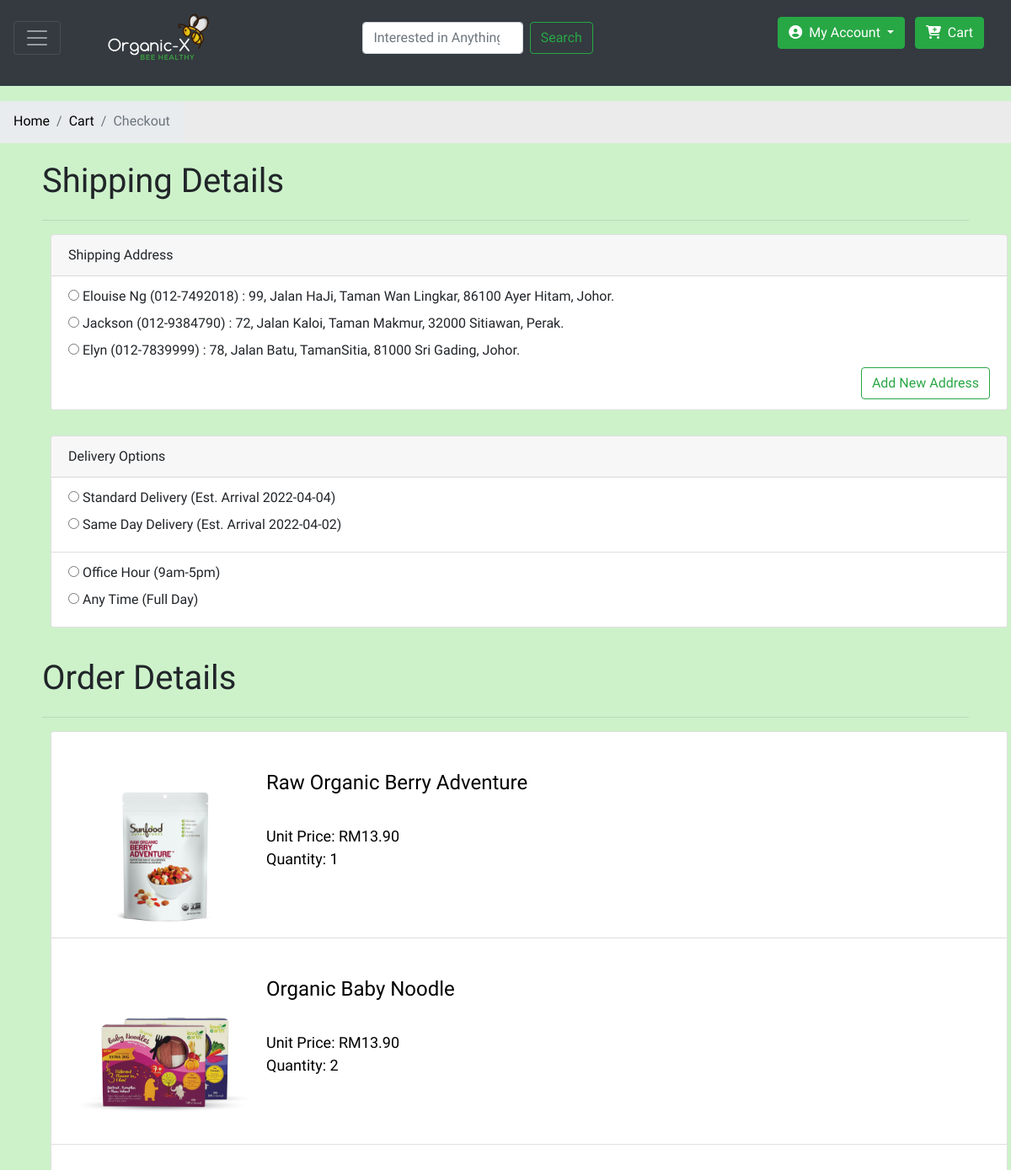
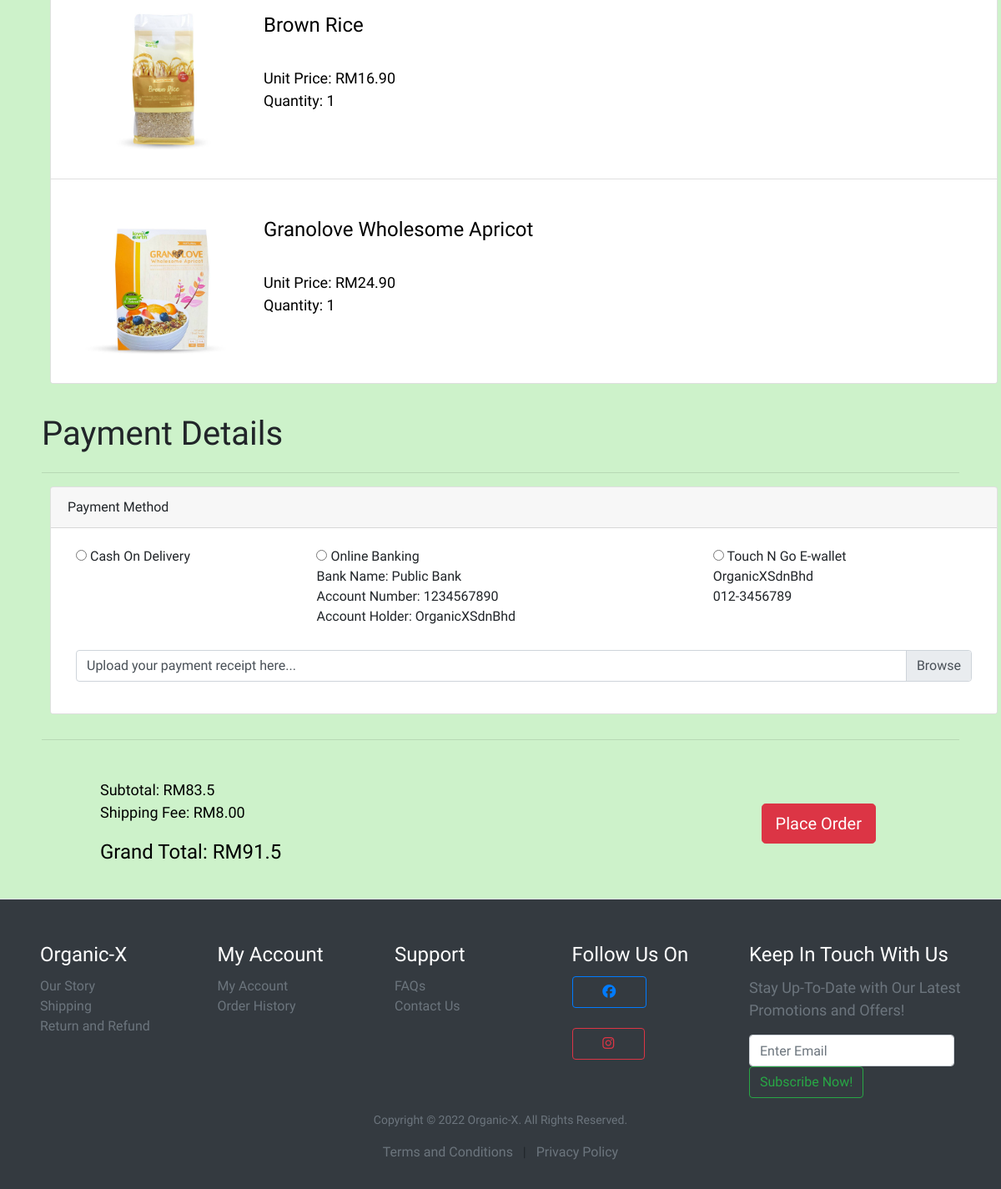
The page /checkout/checkout.php (signed in) on the database its author committed (2 pictures, top to bottom).
### tables this page shows
CREATE TABLE `address` (
  `AddressID` int(11) NOT NULL,
  `CustID` int(11) NOT NULL,
  `Name` varchar(50) NOT NULL,
  `Address` varchar(500) NOT NULL,
  `Phone` varchar(12) NOT NULL,
  `Postcode` int(5) NOT NULL
);

CREATE TABLE `cart` (
  `CustUsername` varchar(20) NOT NULL,
  `ProID` int(11) NOT NULL,
  `Price` decimal(5,2) NOT NULL,
  `Quantity` int(11) NOT NULL,
  `Subtotal` decimal(6,2) NOT NULL
);

CREATE TABLE `product` (
  `ProID` int(11) NOT NULL,
  `ProName` varchar(50) NOT NULL,
  `ProDetails` varchar(300) NOT NULL,
  `Price` decimal(5,2) NOT NULL,
  `Category` varchar(25) NOT NULL,
  `Photos` varchar(150) NOT NULL,
  `Stock` int(11) NOT NULL,
  `Sales` int(11) NOT NULL
);

### checkout/checkout.php (the view, shortened to what this page needs)
<!DOCTYPE html>
<html lang="en">
<head>
    <link rel="stylesheet" href="checkout.css">
    <link rel="stylesheet" href="https://cdn.jsdelivr.net/npm/bootstrap@4.6.1/dist/css/bootstrap.min.css">
</head>
<body>
    <?php include "../product/partials/header.php"; ?>
    <div class="nav"><nav aria-label="breadcrumb">
        <ol class="breadcrumb">
            <li class="breadcrumb-item"><a href="../product/home.php">Home</a></li>
            <li class="breadcrumb-item"><a href="../shoppingCart/cart.php">Cart</a></li>
            <li class="breadcrumb-item active" aria-current="page">Checkout</li>
        </ol>
    </nav></div>
    <form action="" method="POST">
        <?php
            $sql1 = "SELECT * FROM customer WHERE CustUsername='$_SESSION[user]' LIMIT 1";
            $result1 = mysqli_query($conn, $sql1);
            $custInfo = mysqli_fetch_assoc($result1);
            $custID = $custInfo["CustID"];
            $date = date("Y-m-d");
        ?>
        <div class="title"><h2>Shipping Details</h2><hr></div>
        <div class="shipAddress">
            <div class="card">
                <div class="card-header">
                    Shipping Address
                </div>
                <ul class="list-group list-group-flush">
                    <li class="list-group-item">
                        <?php
                            $sql2 = "SELECT * FROM address WHERE CustID='$custID'";
                            $result2 = mysqli_query($conn, $sql2);
                            if(mysqli_num_rows($result2) > 0){
                                while($addressInfo = mysqli_fetch_assoc($result2)){
                                    $addressID = $addressInfo["AddressID"];
                                    $name = $addressInfo["Name"];
                                    $address = $addressInfo["Address"];
                                    $phone = $addressInfo["Phone"];
                            ?>
                            <input type="radio" name="shipAddress" id="shipAddress" value="<?php echo $addressID; ?>" required>
                            <label for="shipAddress"><?php echo $name," (", $phone, ") ", ": ", $address; ?></label><br>
                        <?php }} ?>
                        <a href="checkAddAddress.php"><button type="button" class="btn btn-outline-success" style="float: right;">Add New Address</button></a>
                    </li>
                </ul>
            </div>
        </div>
        <div class="deliveryOpt">
            <div class="card">
                <div class="card-header">
                    Delivery Options
                </div>
                <ul class="list-group list-group-flush">
                    <li class="list-group-item">
                        <input type="radio" name="deliveryMethod" id="deliveryMethod" value="standard delivery" required>
                        <label for="deliveryMethod">
                            Standard Delivery (Est. Arrival <?php echo date("Y-m-d", strtotime($date. "+2 days")); ?>)
                        </label><br>
                        <input type="radio" name="deliveryMethod" id="deliveryMethod" value="same day delivery">
                        <label for="deliveryMethod">
                            Same Day Delivery (Est. Arrival <?php echo $date; ?>)
                        </label><br>
                    </li>
                    <li class="list-group-item">
                        <label for="deliveryTime">
                            <input type="radio" name="deliveryTime" id="deliveryTime" value="Office Hour" required>
                            Office Hour (9am-5pm)
                        </label><br>
                        <label for="deliveryTime">
                            <input type="radio" name="deliveryTime" id="deliveryTime" value="Any Time">
                            Any Time (Full Day)
                        </label><br>
                    </li>
                </ul>
            </div>
        </div>
        <div class="title"><h2>Order Details</h2><hr></div>
        <div class="itemBox">
            <div class="card">
                <ul class="list-group list-group-flush">
                <?php
                    $subTotal = 0;
                    $sql3 = "SELECT * FROM cart WHERE CustUsername='$_SESSION[user]'";
                    $result3 = mysqli_query($conn, $sql3);
                    if(mysqli_num_rows($result3)>0){
                        while($cartInfo = mysqli_fetch_assoc($result3)){
                            $proID = $cartInfo["ProID"];
                            $unitPrice = $cartInfo["Price"];
                            $quantity = $cartInfo["Quantity"];
                            $subPrice = $cartInfo["Subtotal"];
                            $subTotal += $subPrice;
                            $sql4 = "SELECT * FROM product WHERE ProID='$proID'";
                            $result4 = mysqli_query($conn, $sql4);
                            $proInfo = mysqli_fetch_assoc($result4);
                            $proPhoto = $proInfo["Photos"];
                            $proName = $proInfo["ProName"];
                ?>
                    <li class="list-group-item">
                        <div class="proPicDiv">
                            <img src="../product/productPhoto/<?php echo $proPhoto; ?>" class="proPic" alt="product photo">
                        </div>
                        <div class="proDetails">
                            <h3><?php echo $proName; ?></h3><br>
                            <p>Unit Price: RM<?php echo $unitPrice; ?><br>
                            Quantity: <?php echo $quantity; ?></p>
                        </div>
                    </li>
                <?php }} ?>
                </ul>
            </div>
        </div>
        <div class="title"><h2>Payment Details</h2><hr></div>
        <div class="paymentOpt">
            <div class="card">
                <div class="card-header">
                    Payment Method
                </div>
                <ul class="list-group list-group-flush">
                    <li class="list-group-item">
                        <table style="width:100%;">
                            <tr>
                                <td style="padding: 10px; vertical-align: top;">
                                    <label for="payMethod">
                                        <input type="radio" name="payMethod" id="payMethod" value="Cash On Delivery" required>
                                        Cash On Delivery
                                    </label><br>
                                </td>
                                <td style="padding: 10px; vertical-align: top;">
                                    <label for="payMethod">
                                        <input type="radio" name="payMethod" id="payMethod" value="Online Banking">
                                        Online Banking<br>Bank Name: Public Bank<br>Account Number: 1234567890<br>Account Holder: OrganicXSdnBhd
                                    </label><br>
                                </td>
                                <td style="padding: 10px; vertical-align: top;">
                                    <label for="payMethod">
                                        <input type="radio" name="payMethod" id="payMethod" value="Touch N Go">
                                        Touch N Go E-wallet<br>OrganicXSdnBhd<br>012-3456789
                                    </label><br>
                                </td>
                            </tr>
                            <tr>
                                <td colspan="3" style="padding: 10px;">
                                    <div class="input-group mb-3">
                                        <div class="custom-file">
                                            <label class="custom-file-label" for="inputGroupFile03">Upload your payment receipt here...</label>
                                        </div>
                                    </div>
                                </td>
                            </tr>
                        </table>
                    </li>
                </ul>
            </div>
        </div>
        <div class="title"><hr></div>
        <?php $total = $subTotal + 8; ?>
        <div class="amount">
            <p>Subtotal: RM<?php echo $subTotal ?><br>
            Shipping Fee: RM8.00<br></p>
            <h3>Grand Total: RM<?php echo $total; ?></h3>
        </div>
        <div class="submitbtn">
            <button type="submit" name="order" class="btn btn-danger btn-lg">Place Order</button>
        </div>
    </form>
    <?php include "../product/partials/footer.php"; ?>
</body>
</html>

### checkout/checkout.css (style rules this page uses)
a { display: contents; text-decoration: none; color: var(--black); }
:root { --black: #000000; --white: #ffffff; --lgreen: #f3fde7; --font-family-magra: 'Magra', sans-serif; }
body { align-items: flex-start; background-color: var(--white); height: 100%; width: 100%; overflow: auto; }
.nav { margin-top: 120px; height: 50px; background-color: rgb(235, 235, 235); }
.title { margin-left: 50px; margin-right: 50px; margin-top: 15px; }
.shipAddress { margin-left: 60px; margin-bottom: 30px; }
.card { width: 71rem; }
.deliveryOpt { margin-left: 60px; margin-bottom: 30px; }
.itemBox { margin-left: 60px; margin-bottom: 30px; }
.paymentOpt { margin-left: 60px; margin-bottom: 30px; }
.amount { margin-left: 120px; margin-top: 30px; margin-bottom: 30px; float: left; }
.submitbtn { float: right; margin-top: 60px; margin-right: 150px; }
.proPicDiv { float: left; margin-right: 20px; margin-left: 15px; margin-top: 20px; }
.proPicDiv img { height: 200px; object-fit: contain; }
.proDetails { padding-top: 30px; }
p { font-size: 18px; }

### checkout/checkout.php (style rules this page uses)
.proPicDiv { float: left; margin-right: 20px; margin-left: 15px; margin-top: 20px; }
.proPicDiv img { height: 200px; object-fit: contain; }
.proDetails { padding-top: 30px; }
p { font-size: 18px; }

### product/partials/header.php (style rules this page uses)
body { font-family: 'Magra', sans-serif; background-color: #CDF2CA; }
h2 { font-family: 'Magra', sans-serif; font-size: 2.5rem; line-height: 1.5; }
h3 { font-family: 'Magra', sans-serif; color: #000000; font-size: 1.5rem; line-height: 1.5; }
p { color: #000000; font-family: 'Magra', sans-serif; }
a { display: contents; text-decoration: none; color: #000000; }

### rows shown on the page
address: Name "Elouise Ng", Phone "012-7492018", Address "99, Jalan HaJi, Taman Wan Lingkar, 86100 Ayer Hitam, Johor."
address: Name "Jackson", Phone "012-9384790", Address "72, Jalan Kaloi, Taman Makmur, 32000 Sitiawan, Perak."
address: Name "Elyn", Phone "012-7839999", Address "78, Jalan Batu, TamanSitia, 81000 Sri Gading, Johor."
cart: product.Photos (picture), product.ProName "Raw Organic Berry Adventure", Price "13.90", Quantity "1"
cart: product.Photos (picture), product.ProName "Organic Baby Noodle", Price "13.90", Quantity "2"
cart: product.Photos (picture), product.ProName "Brown Rice", Price "16.90", Quantity "1"
cart: product.Photos (picture), product.ProName "Granolove Wholesome Apricot", Price "24.90", Quantity "1"

### other values the page prints
$subTotal "83.5"
$total "91.5"
